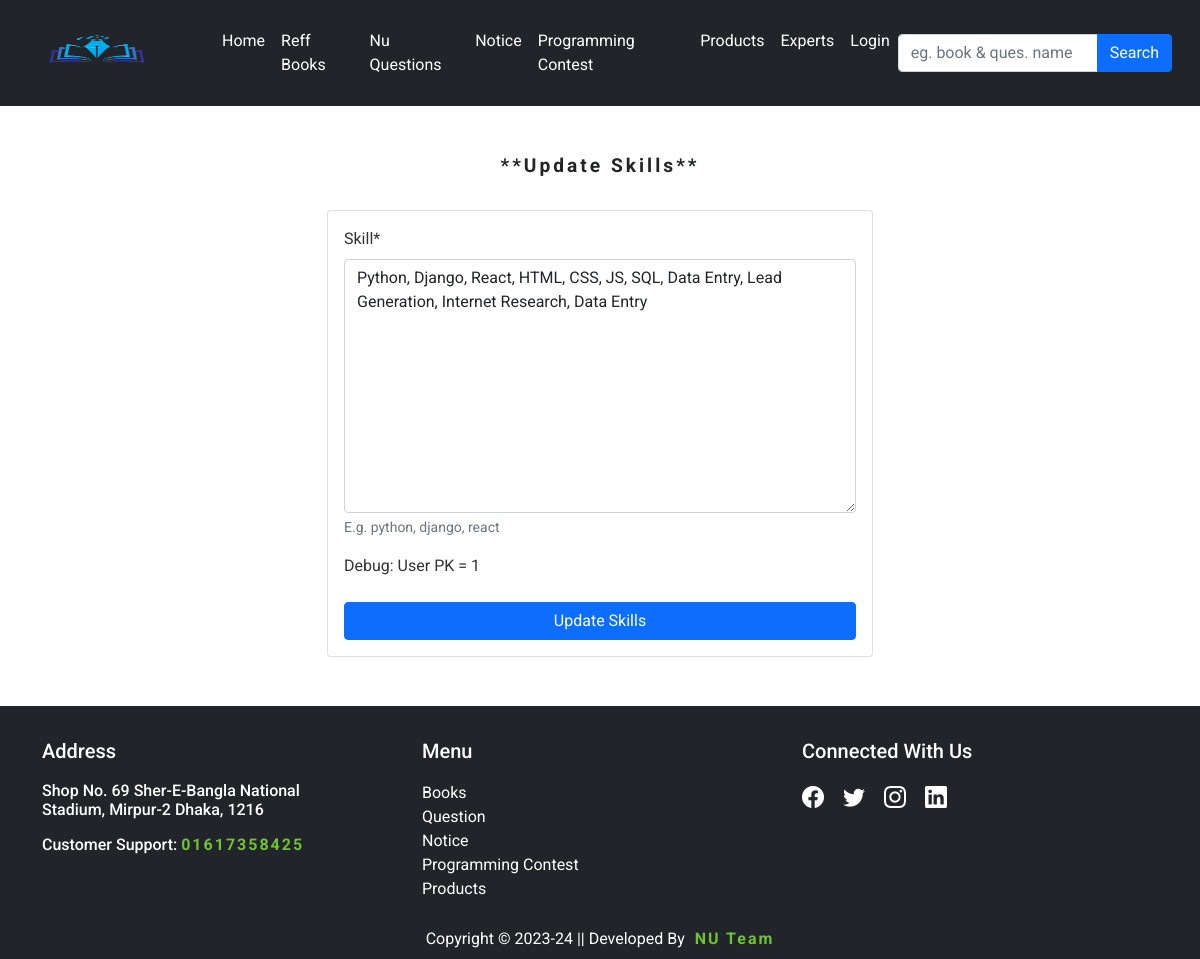
Page /update-skill/7/ on the committed database.
### other/models.py (models this page shows, shortened)
class Skills(models.Model):
    user = models.ForeignKey(FreelancerProfile, on_delete=models.CASCADE)
    skill = models.TextField(max_length=2000, help_text='E.g. python, django, react')

class FreelancerProfile(models.Model):
    user = models.ForeignKey(User, on_delete=models.CASCADE)
    full_name = models.CharField(max_length=255, help_text="Enter your full name")
    location = models.CharField(max_length=255, help_text='E.g. city,coutry Dhaka, Bangladesh', blank=True, null=True)
    set_available = models.CharField(choices=STATUS_CHOICES_PROFILE, default='Available Now', max_length=255, blank=True, null=True)
    title = models.CharField(max_length=255, help_text='E.g. Django developer, javascript developer')
    category = models.ForeignKey(Freelance_category, on_delete=models.CASCADE)
    hourly_rate = models.CharField(max_length=10,help_text='E.g. $15')
    description = models.TextField(max_length=2000, help_text='E.g. within 2000 characters')
    other_experience = models.CharField(max_length=1000, help_text='E.g. within 1000 characters',blank=True, null=True)
    profile_pic = models.ImageField(upload_to='freelance_profile_pricture')

### other/views.py (the view)
# urls.py: path('update-skill/<int:pk>/', ExpertProfileSkillUpdate, name='update-skill'),
def ExpertProfileSkillUpdate(request, pk):
    user = FreelancerProfile.objects.get(user__pk=int(pk))
    print(user.id)
    try:
        skill_instance = Skills.objects.get(user=user)
    except Skills.DoesNotExist:
        skill_instance = None
    if request.method == 'POST':
        form = SkillForm(request.POST, instance=skill_instance)
        if form.is_valid():
            instance = form.save(commit=False)
            instance.user = user
            instance.save()
            return redirect('other:freelance-profile', pk=pk)
    else:
        form = SkillForm(instance=skill_instance)
    context = {
        'form': form,
    }
    return render(request, 'other/updateexpert_skill.html', context)

### other/forms.py
class SkillForm(forms.ModelForm):
    class Meta:
        model = Skills
        fields = ('skill',)

### template/other/updateexpert_skill.html (shortened to what this page needs)
{% extends 'base.html' %}
{% load static %}
{% block content %}
{% load crispy_forms_tags %}
<div class="container py-5">
  <div class="row">
    <div class="col-sm-3"></div>
    <div class="col-sm-6">
      <h1 class="textheader">**Update Skills**</h1>
      <div class="card p-3">
        <form method="POST">
          {{ form|crispy }}
          <p>Debug: User PK = {{ form.instance.user.pk }}</p>
        <button class="btn btn-primary mt-2" type="submit" style="width: 100%;">Update Skills</button>
        </form>
      </div>
    </div>
    <div class="col-sm-3"></div>
  </div>
</div>
{% endblock %}

### static/style.css (style rules this page uses)
.textheader { font-size: larger; font-weight: bold; letter-spacing: 3px; padding-bottom: 25px; color: #232525; text-align: center; text-transform: capitalize; }

### rows in the picture
Skills: skill "Python, Django, React, HTML, CSS, JS, SQL, Data Entry, Lead Generation, Internet Research, Data Entry", instance.user.pk "1"
